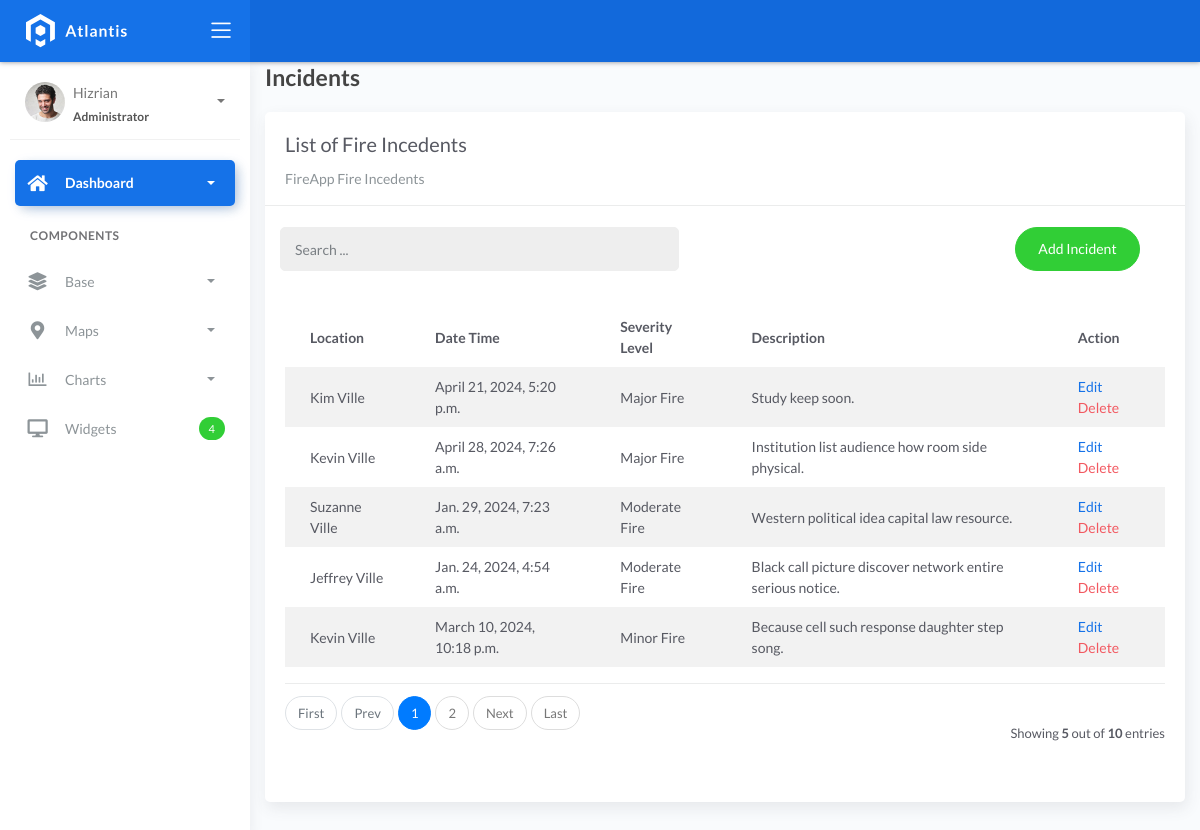
The page /incidentlist on the database its author committed.
### fire/models.py (models this page shows, shortened)
class BaseModel(models.Model):
    created_at = models.DateTimeField(auto_now_add=True, db_index=True)
    updated_at = models.DateTimeField(auto_now=True)
    class Meta:
        abstract = True

class Incident(BaseModel):
    SEVERITY_CHOICES = (
        ('Minor Fire', 'Minor Fire'),
        ('Moderate Fire', 'Moderate Fire'),
        ('Major Fire', 'Major Fire'),
    )
    location = models.ForeignKey(Locations, on_delete=models.CASCADE)
    date_time = models.DateTimeField(blank=True, null=True)
    severity_level = models.CharField(max_length=45, choices=SEVERITY_CHOICES)
    description = models.CharField(max_length=250)

class Locations(BaseModel):
    name = models.CharField(max_length=150)
    latitude = models.DecimalField(
        max_digits=22, decimal_places=16, null=True, blank=True)
    longitude = models.DecimalField(
        max_digits=22, decimal_places=16, null=True, blank=True)
    address = models.CharField(max_length=150)
    city = models.CharField(max_length=150)  # can be in separate table
    country = models.CharField(max_length=150)  # can be in separate table
    def __str__(self):
        return self.name

### fire/views.py (the view)
# urls.py: path('incidentlist', IncidentList.as_view(), name='incident-list'),
class IncidentList(ListView):
    model = Incident
    context_object_name = 'incident'
    template_name = "incidentlist.html"
    paginate_by = 5
    def get_queryset(self, *args, **kwargs):
        qs = super(IncidentList, self).get_queryset(*args, **kwargs)
        if self.request.GET.get("q") != None:
            query = self.request.GET.get('q')
            qs = qs.filter(Q(location__name__icontains=query) |
            Q(date_time__icontains=query) | Q(severity_level__icontains=query))
        return qs

### templates/incidentlist.html (shortened to what this page needs)
{% extends 'base.html' %} {% load static %} {% block content %}
<div class="content">
    <div class="container-fluid">
        <h4 class="page-title">Incidents</h4>
        <div class="row">
            <div class="col-md-12">
                <div class="card">
                    <div class="card-header">
                        <div class="card-title">List of Fire Incedents</div>
                        <div class="card-category">FireApp Fire Incedents</div>
                    </div>
                    <br>
                        <div class="col-md-12 row">
                            <div class="col-md-6">
                                <form action="" class="navbar-left navbar-form nav-search mr-md-3" action="{% url 'incident-list' %}">
                                    <div class="input-group">
                                        <input type="text" placeholder="Search ..." class="form-control" name="q">
                                        <div class="input-group-append">
                                        <span class="input-group-text">
                                        </span>
                                        </div>
                                    </div>
                                </form>
                            </div>
                            <div class="col-md-6">
                                <div class="pull-right">
                                    <a href="{% url 'incident-add' %}" class="btn btn-success btn-rounded">Add Incident</a>
                                </div>
                            </div>
                        </div>
                    <div class="card-body">
                        <table class="table table-striped mt-3">
                            <thead>
                                <tr>
                                    <th scope="col">Location</th>
                                    <th scope="col">Date Time</th>
                                    <th scope="col">Severity Level</th>
                                    <th scope="col">Description</th>
                                    <th scope="col">Action</th>
                                </tr>
                            </thead>
                            <tbody>
                                {% for object in object_list %}
                                <tr>
                                    <td>{{ object.location }}</td>
                                    <td>{{ object.date_time }}</td>
                                    <td>{{ object.severity_level }}</td>
                                    <td>{{ object.description }}</td>
                                    <td>
                                        <a href="incidentlist/{{ object.id }}">Edit</a>
                                        <a href="incidentlist/{{ object.id }}/delete" class="text-danger">Delete</a>
                                    </td>
                                </tr>
                                {% empty %}
                                <tr>
                                    <td colspan="4" style="text-align: center">
                                    <p class="text-sm font-weight-bold mb-0">No Records Found</p>
                                    </td>
                                </tr>
                                {% endfor %}
                            </tbody>
                        </table>
                        {% include 'includes/pagination.html' %}
                    </div>
                </div>
            </div>
        </div>
    </div>
</div>
{% endblock %}

### rows shown on the page
Incident: location "Kim Ville", date_time "April 21, 2024, 5:20 p.m.", severity_level "Major Fire", description "Study keep soon."
Incident: location "Kevin Ville", date_time "April 28, 2024, 7:26 a.m.", severity_level "Major Fire", description "Institution list audience how room side physical."
Incident: location "Suzanne Ville", date_time "Jan. 29, 2024, 7:23 a.m.", severity_level "Moderate Fire", description "Western political idea capital law resource."
Incident: location "Jeffrey Ville", date_time "Jan. 24, 2024, 4:54 a.m.", severity_level "Moderate Fire", description "Black call picture discover network entire serious notice."
Incident: location "Kevin Ville", date_time "March 10, 2024, 10:18 p.m.", severity_level "Minor Fire", description "Because cell such response daughter step song."

### other values the page prints
{{ page_num }} "1"
{{ page_num }} "2"
{{ object_list.count }} "5"
{{ paginator.count }} "10"
